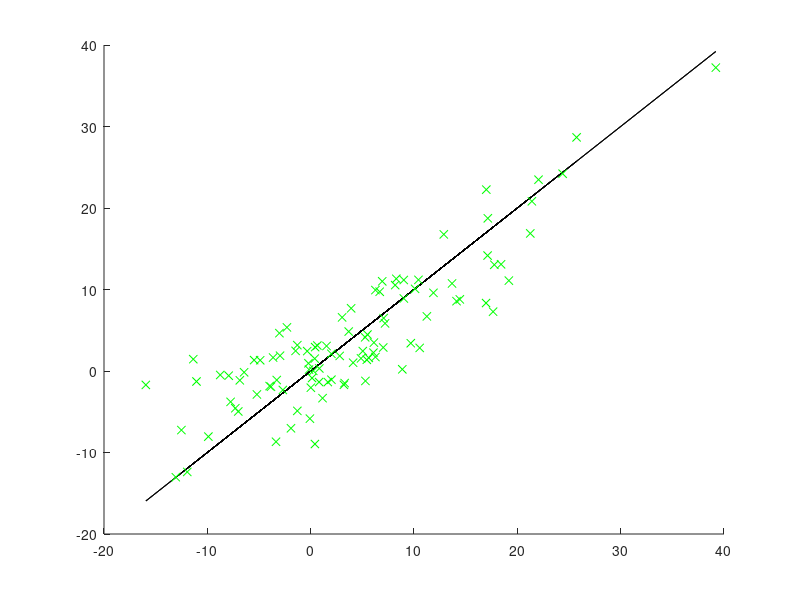
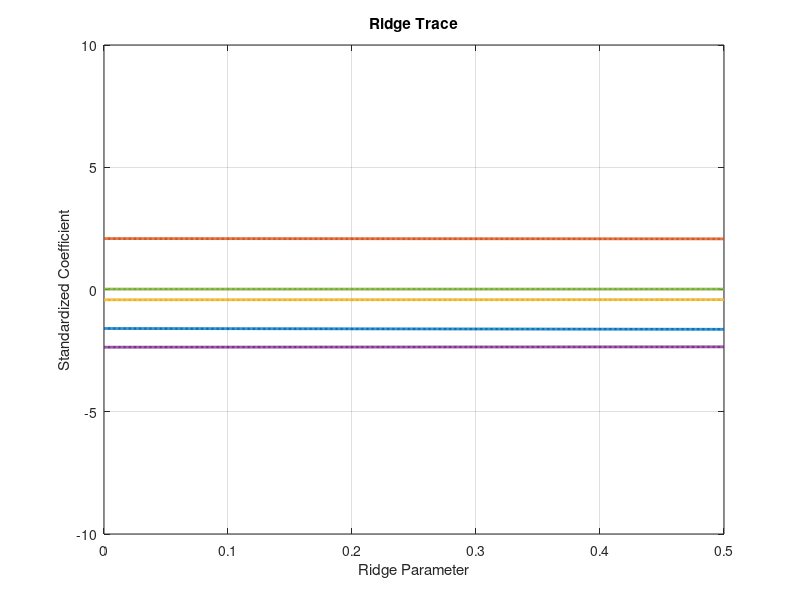

These figures' MATLAB source, in order: (Note: this script raises an error after producing the figures.)
% 6-5
%% Data 
clc; clear all; close all;
n = 100;
p = 5;
stdNoise = 5;
%% [a] Create Data X,Y and and noise
X = [];
for i=1:p
    temp = 10*rand();
    fprintf('Creating data %.0f from exp. distr. with tau=%f\n',i,temp);
    X = [X exprnd(temp,n,1)];
end
clear temp;
b = [0 2 0 -3 0];
fprintf('\ny=X*b, where b=[')
fprintf(' %.0f ',b)
fprintf(']\n\n')
noise = normrnd(0,stdNoise,n,1);
y = X*b' + noise;

meanY = mean(y);
meanX = mean(X);
%% Ridge Regression
k = 0:1e-3:5e-1;
bRRv = ridge(y,X,k,0);

figure(2)
clf
plot(k,bRRv(2:end,:),'LineWidth',2)
ylim([-10 10])
grid on 
xlabel('Ridge Parameter') 
ylabel('Standardized Coefficient') 
title('Ridge Trace') 

idx = -1;
bRR = bRRv(:,1);
yfitRR = [ones(n,1) X]*bRR;
for i=1:length(k)
    yfittemp = [ones(n,1) X]*bRRv(:,i);
    if(sum(sqrt(y-yfittemp)) < sum(sqrt(y-yfitRR)))
        bRR = bRRv(:,i);
        yfitRR = yfittemp;
        idx = i;
    end
end

fprintf('Ridge Regression: b=[')
fprintf(' %.2f ',bRR)
fprintf(']\n')

figure(1)
clf
hold on
plot(y,y,'k')
hold on
plot(y,yfitRR,'xg')
%%  LASSO
[bLASSOv FitInfo] = lasso(X,y,'CV',10);
idxLambdaMinMSE = FitInfo.IndexMinMSE;

%figure(3)
lassoPlot(bLASSOv,FitInfo,'PlotType','CV');
legend('show')

bLassoIntercept = FitInfo.Intercept(idxLambdaMinMSE);
bLASSO = bLASSOv(:,idxLambdaMinMSE);
fprintf('LASSO: b=[')
fprintf(' %.2f %.2f',bLassoIntercept,bLASSO)
fprintf(']\n')

yfitLASSO = bLassoIntercept + X*bLASSO;

figure(1)
hold on
plot(y,yfitLASSO,'xr')
%% PLS
[~,~,~,~,bPLS,PCTVAR] = plsregress(X,y,p);

fprintf('PLS: b=[')
fprintf(' %.2f ',bPLS)
fprintf(']\n')

figure(4)
plot(1:p,cumsum(100*PCTVAR(2,:)),'-bo');
xlabel('Number of PLS components');
ylabel('Percent Variance Explained in y');
title('PLS')

figure(5)
yfitPLS = [ones(n,1) X]*bPLS;
residuals = y - yfitPLS;
stem(residuals)
xlabel('Observation');
ylabel('Residual');
title('PLS')

figure(1)
hold on
plot(y,yfitPLS,'xb')
%% OLS
[U S V] = svd(X-repmat(sum(X)/n,n,1),'econ');
bOLS = V*(S\U'*(y-meanY));

fprintf('OLS to detrended data: b=[')
fprintf(' %.2f ',bOLS)
fprintf(']\n')

yfitOLS = X*bOLS-meanY;


figure(1)
hold on
plot(y,yfitOLS,'xc')
%% PCR
[PCALoadings,PCAScores,~,~,explained,~] = pca(X,'Economy',false);

sum_explained = 0;
idx = 0;
while sum_explained < 95
    idx = idx + 1;
    sum_explained = sum_explained + explained(idx);
end
fprintf('PCR: Dim. reduction to %.0f\n',idx)

bPCR = regress(y-mean(y), PCAScores(:,1:idx));
bPCR = PCALoadings(:,1:idx)*bPCR;
bPCR = [mean(y) - mean(X)*bPCR; bPCR];
yfitPCR = [ones(n,1) X]*bPCR;

fprintf('PCR: b=[')
fprintf(' %.2f ',bPCR)
fprintf(']\n')

figure(1)
hold on
plot(y,yfitPCR,'xm')
legend('real','RR','LASSO','PLS','OLS','PCR')